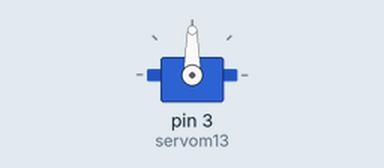
Bench run of a sketch on a simulated Arduino Uno, built with avr-gcc and run on an emulated ATmega328P. On the bench: servo.

Above: at 0.05 s.
Timing chart, 0 to 3.0 s (numbered marks = the images above):
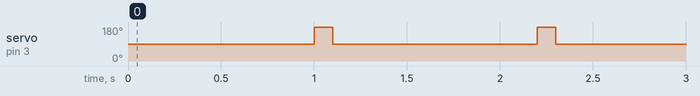

The sketch:

sketch_dec28d.ino
```cpp
#include <Servo.h>
Servo servom13;


void setup() {
  // put your setup code here, to run once:
servom13.attach(3);


}

void loop() {
  // put your main code here, to run repeatedly:

servom13.write(90);
delay(1000);
servom13.write(180);
delay(100);
servom13.write(90);
delay(100);

}
```

Measured:
- by itself, servo on pin 3 (servom13): alternates 180° for 0.10 s and 90° for 1.1 s
